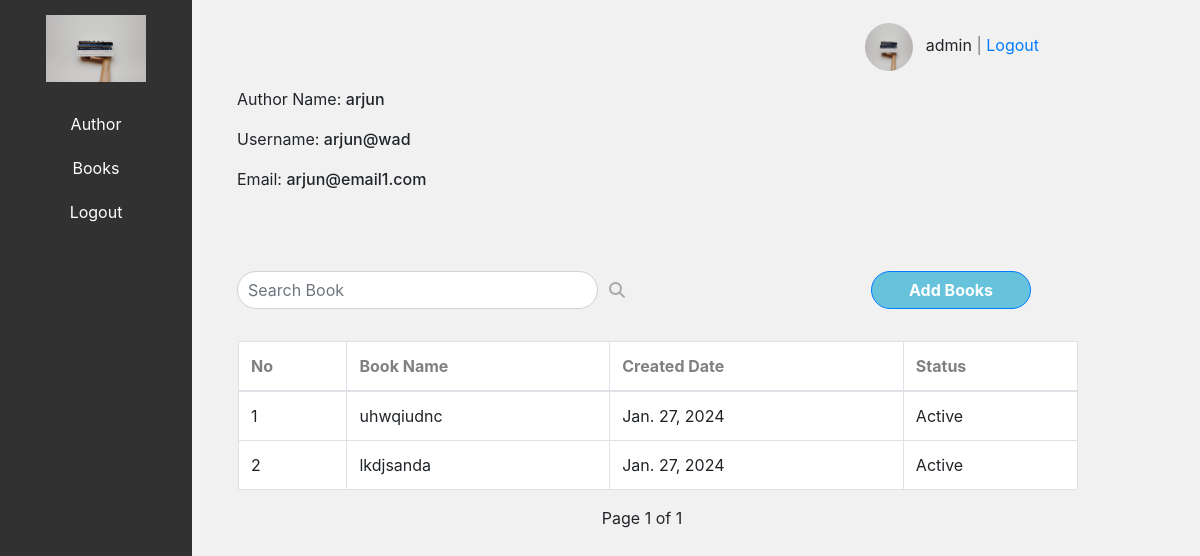
Page /view_books/2/ (signed in) on the committed database.
### Techn_app/models.py (models this page shows, shortened)
class Author(models.Model):
    name = models.CharField(max_length=100)
    is_active = models.BooleanField(default=True)
    username = models.CharField(max_length=100)
    email = models.EmailField(max_length=100)

class Book(models.Model):
    author = models.ForeignKey(Author, on_delete=models.CASCADE)
    title = models.CharField(max_length=200)
    is_active = models.BooleanField(default=True)
    created_date = models.DateField(auto_now_add=True)

### Techn_app/views.py (the view, shortened to what this page needs)
# urls.py: path('view_books/<int:author_id>/', ViewBooks.as_view(), name='view_books'),
class ViewBooks(View):
    def get(self, request, author_id):
        if request.user.is_authenticated:
            search_query = request.GET.get('search', '')
            author = get_object_or_404(Author, pk=author_id)
            if search_query:
                books = Book.objects.filter(author=author, title__icontains=search_query)
            else:
                books = Book.objects.filter(author=author)
            page = request.GET.get('page', 1)
            paginator = Paginator(books, 4)
            try:
                books = paginator.page(page)
            except PageNotAnInteger:
                books = paginator.page(1)
            except EmptyPage:
                books = paginator.page(paginator.num_pages)
            return render(request, 'AuthorBooks.html', {'author': author, 'books': books})
        else:
            return redirect('login')

### templates/AuthorBooks.html (shortened to what this page needs)
{% extends 'Home.html' %}
{% block body %}
<div class="container" style="margin-bottom:5rem;">
    <p>Author Name: <span style="font-weight: 500;">{{ author.name }}</span></p>
    <p>Username: <span style="font-weight: 500;">{{ author.username }}</p>
    <p>Email: <span style="font-weight: 500;">{{ author.email }}</p>
</div>
<div class="container">
    <div class="d-flex justify-content-between mt-3 ml-3 mr-3">
        <form method="GET" action="{% url 'view_books' author.id %}" class="d-flex">
            <div class="input-group" style="width: 25rem;margin-left:-1rem;">
                <input type="text" class="form-control" name="search" placeholder="Search Book" aria-label="Search book" aria-describedby="searchIcon" style="border-radius: 20px; padding-left: 10px;">
                <div class="input-group-append">
                    <span class="input-group-text" id="searchIcon" style="background-color: transparent; border: none;margin-bottom:2rem;">
                        <i class="fas fa-search" style="color: #aaa;"></i>
                    </span>
                </div>
            </div>
        </form>
        <button type="submit" style="border-radius: 20px; width: 10rem; background-color: #67C3DC; font-weight: bold; margin-bottom: 2rem;" class="btn btn-primary btn-block ml-auto" data-toggle="modal" data-target="#addBookModal">
            Add Books
        </button>
    </div>
</div>
<table class="table table-bordered" style="margin-left: 1rem; margin-right: 2rem;">
    <thead style="background-color:white;font-weight:400;color:grey;">
    <tr>
      <th>No</th>
      <th>Book Name</th>
      <th>Created Date</th>
      <th>Status</th>
    </tr>
  </thead>
  <tbody>
    {% if books %}
      {% for book in books %}
        <tr>
          <td>{{ forloop.counter }}</td>
          <td>{{ book.title }}</td>
          <td>{{ book.created_date }}</td>
          <td>{% if book.is_active %}Active{% else %}Inactive{% endif %}</td>
        </tr>
      {% endfor %}
    {% else %}
      <tr>
        <td colspan="4" class="text-center">No books for this author.</td>
      </tr>
    {% endif %}
  </tbody>
</table>
<div class="pagination d-flex justify-content-center mt-3">
    <span class="current">
        Page {{ books.number }} of {{ books.paginator.num_pages }}
    </span>
</div>
{% endblock %}

### templates/Home.html (shortened to what this page needs)
{% load static %}
<!DOCTYPE html>
<html lang="en">
<head>
  <link href="https://stackpath.bootstrapcdn.com/bootstrap/4.3.1/css/bootstrap.min.css" rel="stylesheet">
  <link href="https://code.jquery.com/ui/1.12.1/themes/base/jquery-ui.css" rel="stylesheet">
</head>
<body>
  <div class="container-fluid">
    <div class="row">
      <div class="col-md-3 navbar">
        <img src="{% static 'images/pexels-thought-catalog-2228557.jpg' %}" alt="Your Logo" class="navbar-logo img-fluid">
        <div class="navbar-links">
          <ul class="list-unstyled">
            <li><a href="{% url 'authors' %}">Author</a></li>
            <li><a href="{% url 'books' %}">Books</a></li>
            <li><a href="{% url 'logout' %}">Logout</a></li>
          </ul>
        </div>
      </div>
      <div class="col-md-9 page-content">
        <div class="container">
          <div class="container" style="margin-bottom: 1rem;">
            <div class="d-flex justify-content-end mt-2 mr-2">
              <div class="user-info">
                {% if user.is_authenticated %}
                  <img src="{% static 'images/pexels-thought-catalog-2228557.jpg' %}" alt="Profile" style="width: 3rem; height: 3rem;" class="rounded-circle">
                  <span style="margin-left: 8px;">{{ user.username }} <span style="color: #777;">|</span> <a href="{% url 'logout' %}">Logout</a></span>
                {% endif %}
              </div>
            </div>
          </div>
        {% block body %}
        {% endblock %}
      </div>
    </div>
  </div>
</body>
</html>

### templates/Home.html (style rules this page uses)
body { padding: 0; margin: 0; height: 100vh; background-color: #F1F1F1; }
.navbar { background-color: #313131; padding: 15px; width: 12rem; display: block; height: 100%; text-align: center; position: fixed; }
.navbar-logo { width: 100px; margin-bottom: 20px; }
.navbar-links { margin-top: 0; color: #fff; list-style: none; padding: 0; }
.navbar-links a { color: #fff; text-decoration: none; display: block; padding: 10px; }
.page-content { margin-left: 12rem; padding: 15px; }

### templates/AuthorBooks.html (style rules this page uses)
table { background-color: white; }

### rows in the picture
Author: name "arjun", username "arjun@wad", email "arjun@email1.com"
Book: title "uhwqiudnc", created_date "Jan. 27, 2024", is_active "Active"
Book: title "lkdjsanda", created_date "Jan. 27, 2024", is_active "Active"

### other values in the picture
{{ user.username }} "admin"
{{ books.number }} "1"
{{ books.paginator.num_pages }} "1"
